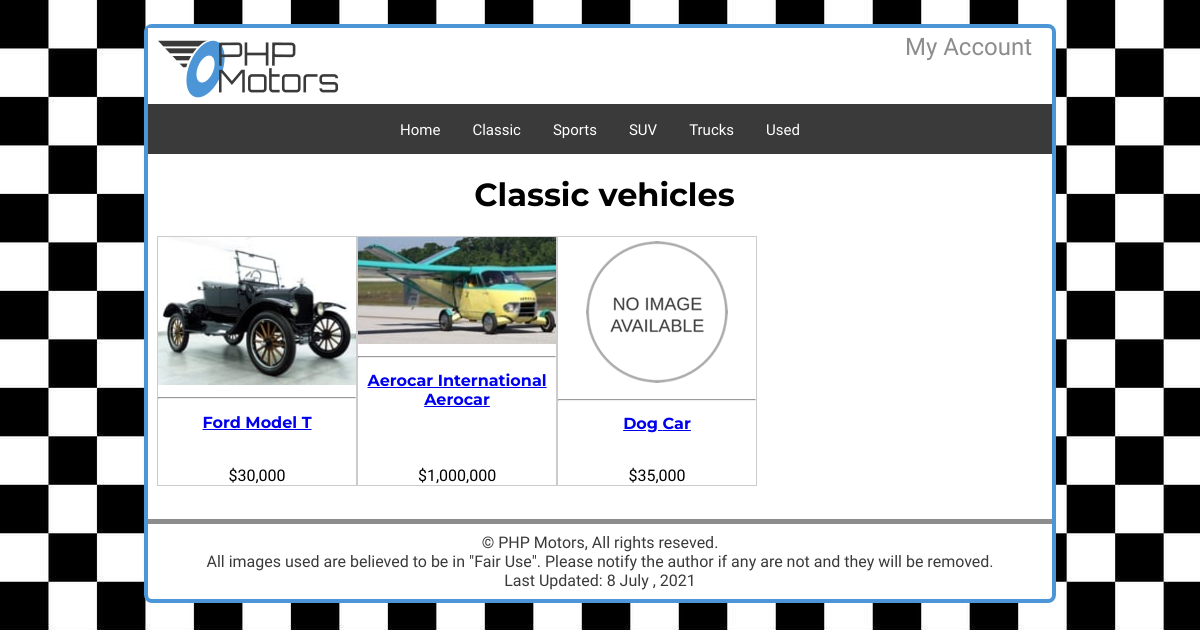
The app's page /vehicles/?action=classification&classificationName=Classic with its own data.
### tables this page shows
CREATE TABLE `carclassification` (
  `classificationId` int(10) NOT NULL,
  `classificationName` varchar(30) NOT NULL
);

CREATE TABLE `inventory` (
  `invId` int(10) UNSIGNED NOT NULL,
  `invMake` varchar(30) NOT NULL,
  `invModel` varchar(30) NOT NULL,
  `invDescription` text DEFAULT NULL,
  `invImage` varchar(50) NOT NULL,
  `invThumbnail` varchar(50) NOT NULL,
  `invPrice` decimal(10, 0) NOT NULL,
  `invStock` smallint(6) NOT NULL,
  `invColor` varchar(20) NOT NULL,
  `classificationId` int(10) NOT NULL
);

### model/main-model.php (called while the page is built, shortened)
<?php
function getClassifications(){
    $db = phpmotorsConnect();
    $sql = 'SELECT classificationName, classificationId FROM carclassification ORDER BY classificationName ASC';
    $stmt = $db->prepare($sql);
    $stmt->execute();
    $classifications = $stmt->fetchAll();
    return $classifications;
   }

### model/vehicles-model.php (called while the page is built, shortened)
<?php
function getVehiclesByClassification($classificationName)
{
    $db = phpmotorsConnect();
    $sql = 'SELECT * FROM inventory WHERE classificationId IN (SELECT classificationId FROM carclassification WHERE classificationName = :classificationName)';
    $stmt = $db->prepare($sql);
    $stmt->bindValue(':classificationName', $classificationName, PDO::PARAM_STR);
    $stmt->execute();
    $vehicles = $stmt->fetchAll(PDO::FETCH_ASSOC);
    return $vehicles;
}

### library/functions.php (the view, shortened to what this page needs)
<?php
function buildNavList($classifications)
{
   $navList = '<ul>';
   $navList .= "<li><a href='/phpmotors/index.php' title='View the PHP Motors home page'>Home</a></li>";
   foreach ($classifications as $classification) {
      $navList .= "<li><a href='/phpmotors/vehicles/?action=classification&classificationName=" . urlencode($classification['classificationName']) . "' title='View our $classification[classificationName] product line'>$classification[classificationName]</a></li>";
   }
   $navList .= '</ul>';
   return $navList;
}
function  buildVehiclesDisplay($vehicles)
{
   $dv = '<ul id="inv-display">';
   foreach ($vehicles as $vehicle) {
      $dv .= '<li>';
      $dv .= "<a href='/phpmotors/vehicles/?action=getvehicleinfo&vehicleId=" . urlencode($vehicle['invId']) . "'> <img src='/phpmotors$vehicle[invThumbnail]' alt='Image of $vehicle[invMake] $vehicle[invModel] on phpmotors.com'>";
      $dv .= '<hr>';
      $dv .= "<h2>$vehicle[invMake] $vehicle[invModel]</h2></a>";
      $dv .= "<span>$" . number_format($vehicle['invPrice']) . "</span>";
      $dv .= '</li>';
   }
   $dv .= '</ul>';
   return $dv;
}

### vehicles/index.php (shortened to what this page needs)
<?php
require_once '../model/main-model.php';
require_once '../model/vehicles-model.php';
require_once '../library/functions.php';
$classifications = getClassifications();
$navList = buildNavList($classifications);
$action = filter_input(INPUT_POST, 'action');
if ($action == NULL) {
    $action = filter_input(INPUT_GET, 'action');
}
switch ($action) {
    case 'classification':
        $classificationName = filter_input(INPUT_GET, 'classificationName', FILTER_SANITIZE_STRING);
        $vehicles = getVehiclesByClassification($classificationName);
        if (!count($vehicles)) {
            $_SESSION['message'] = "<p class='notice'>Sorry, no $classificationName vehicles could be found.</p>";
        } else {
            $vehicleDisplay = buildVehiclesDisplay($vehicles);
        }
        include $_SERVER['DOCUMENT_ROOT'] . '/phpmotors/view/classification.php';
        break;
}

### snippets/header.php (shortened to what this page needs)
<!DOCTYPE html>
<html lang="en">
<head>
    <link rel="stylesheet" href="/phpmotors/css/main.css" type="text/css" media="screen">
</head>
<body>
    <div class="content">
        <header>
            <a class="logo"><img src="/phpmotors/images/site/logo.png" alt="PHP Motors logo"></a>
            <?php if (isset($_SESSION['loggedin'])) {
                echo '<span class="account"><a href="/phpmotors/accounts" title="User">' .
                    $_SESSION['clientData']['clientFirstname'] . ' ' . $_SESSION['clientData']['clientLastname'] . '</a>';
                echo '<a href="/phpmotors/accounts?action=logout" title="Logout">Logout</a></span>';
            } else {
                echo '<a class="account" href="/phpmotors/accounts?action=login" title="Login or Register with PHP Motors">My Account</a>';
            }
            ?>
        </header>
        <nav class="topnav">
            <div class="topnav-centered">
                <?php include $_SERVER['DOCUMENT_ROOT'] . '/phpmotors/snippets/nav.php';
                ?>
            </div>
        </nav>
        <main>

### snippets/nav.php
<?php
if (!empty($navList)) {
    echo $navList;
}

### view/classification.php (shortened to what this page needs)
<?php include $_SERVER['DOCUMENT_ROOT'] . '/phpmotors/snippets/header.php'; ?>
<h1><?php echo $classificationName; ?> vehicles</h1>
<?php
if (isset($vehicleDisplay)) {
    echo $vehicleDisplay;
}
?>
<?php include $_SERVER['DOCUMENT_ROOT'] . '/phpmotors/snippets/footer.php'; ?>

### snippets/footer.php (shortened to what this page needs)
</main>
<footer>
    <p>&copy; PHP Motors, All rights reseved.</p>
    <p>All images used are believed to be in "Fair Use". Please notify the author if any are not and they will be removed.</p>
    <div id="current_date">Last Updated 8/Jul/2021</div>
</footer>
</div>
</body>
</html>

### css/main.css (style rules this page uses)
html { box-sizing: border-box; }
*, *:before, *:after { box-sizing: inherit; }
body { margin: 0px; }
h1, h2, h3 { font-family: "Montserrat", sans-serif; text-align: center; }
h2 { font-size: 150%; }
p, li, table, button, a, label, input { font-family: "Architects Daughter", cursive; font-size: 100%; }
header { height: auto; }
header a { vertical-align: middle; }
header .account { float: right; font-size: 150%; padding-right: 20px; padding-top: 5px; color: #8d8d8d; text-decoration: none; display: block; }
.topnav { position: relative; height: 50px; }
.topnav-centered { float: none; position: absolute; top: 50%; left: 50%; transform: translate(-50%, -50%); }
nav ul { list-style-type: none; padding: 0; text-align: center; top: 50%; left: 50%; }
.topnav li { display: inline; width: 100%; padding: 0; height: 50px; width: 150px; }
nav { background-color: #3a3a3a; overflow: hidden; display: flex; justify-content: flex-start; }
.topnav a { float: none; color: #ffffff; text-align: center; padding: 14px 16px; text-decoration: none; font-size: 15px; width: 30px; top: 50%; left: 50%; }
main { padding-left: 1%; padding-bottom: 25px; }
footer { text-align: center; position: relative; max-width: 100%; border-top: 5px solid #8d8d8d; color: #3a3a3a; font-family: "East Sea Dokdo", cursive; padding: 1%; }
footer p { margin: 0; color: #3a3a3a; }
#inv-display { margin: 0; padding: 0; display: flex; flex-direction: column; }
#inv-display li { margin-bottom: 0.5em; border: 1px #ccc solid; list-style-type: none; flex: 1 1 auto; }
#inv-display li img { max-width: 100%; }
@media only screen and (min-width: 600px) { body { background-image: url("/phpmotors/images/site/small_check.jpg"); background-color: white; padding-left: 12%; padding-right: 12%; padding-top: 2%; padding-bottom: 2%; } }
@media only screen and (min-width: 600px) { .content { background-color: #ffffff; border: 4px solid #4c96d7; border-radius: 8px; } }
@media only screen and (min-width: 768px) { #inv-display { flex-flow: row wrap; justify-content: flex-start; } }
@media only screen and (min-width: 768px) { #inv-display h2 { font-size: 1rem; } }
@media only screen and (min-width: 768px) { #inv-display li { max-width: 200px; flex: 1 0 auto; text-align: center; height: 250px; display: flex; flex-direction: column; justify-content: space-between; } }

### records on screen
carclassification: classificationName "Classic"
carclassification: classificationName "Sports"
carclassification: classificationName "SUV"
carclassification: classificationName "Trucks"
carclassification: classificationName "Used"
inventory: invThumbnail (picture), invMake "Ford", invModel "Model T", invPrice "30,000"
inventory: invThumbnail (picture), invMake "Aerocar International", invModel "Aerocar", invPrice "1,000,000"
inventory: invThumbnail (placeholder picture), invMake "Dog", invModel "Car", invPrice "35,000"

### other values on screen
$classificationName "Classic"
